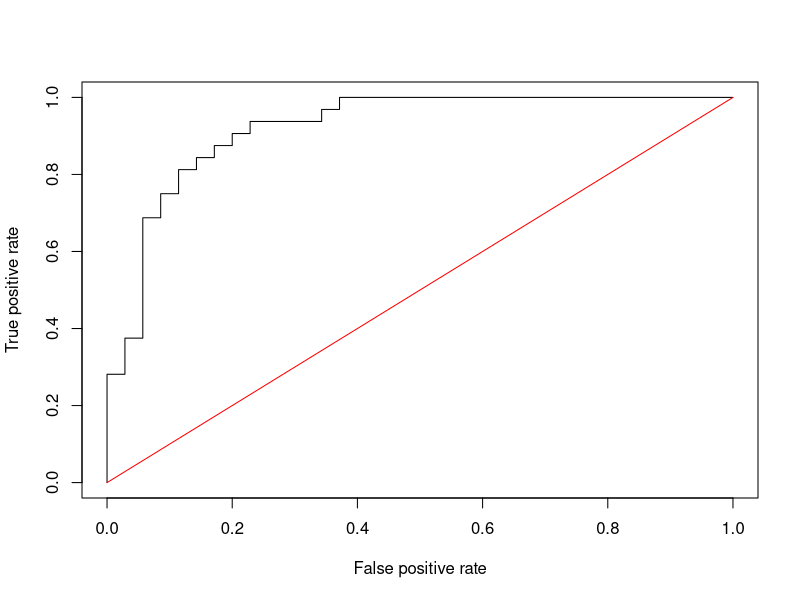

Reproduce this figure in R.
#title: "Homework12"
#author: "Dima Mikhaylov"
#date: "12/4/2021"

# Load and inspect the data
library(palmerpenguins)
Data<-penguins
str(Data)

## Remove penguins with gender missing
Data<-Data[complete.cases(Data[ , 7]),-c(2,8)]

# Drop flipper length
Data <- subset( Data, select = -c(flipper_length_mm))

# Convert sex to 0 and 1 factor for output variable
Data$sex <- factor(ifelse(Data$sex=="male",1,0))
head(Data)


##80-20 split
set.seed(1)
sample<-sample.int(nrow(Data), floor(.80*nrow(Data)), replace = F)
train<-Data[sample, ]
test<-Data[-sample, ]
head(train)


# Fit the model
full_model<-glm(sex ~ ., family="binomial", data=train)
summary(full_model)


library(ROCR)
# Get predictions based on test holdout set
preds <- predict(full_model, newdata=test, type='response')
rates <- prediction(preds, test$sex)
roc_result <- performance(rates, measure = 'tpr', x.measure = 'fpr')
roc_result


# Plot the ROC curve and random guess 50% line
plot(roc_result, title="The ROC curve")+
  lines(x = c(0,1), y = c(0, 1), col="red")


# Get AUC from test performance
auc <- performance(rates, measure="auc")
auc@y.values


# Confusion matrix
prop.table(table(test$sex))
cf <- table(test$sex, preds>0.5)
cf


# Report errors
cat("False positive (type 1 error):", cf[3]/(cf[3]+cf[1]))
cat("False negative (type 2 error):", cf[2]/(cf[2]+cf[4]))
cat("Error rate:", (cf[3]+cf[2])/(cf[1]+cf[2]+cf[3]+cf[4]))
